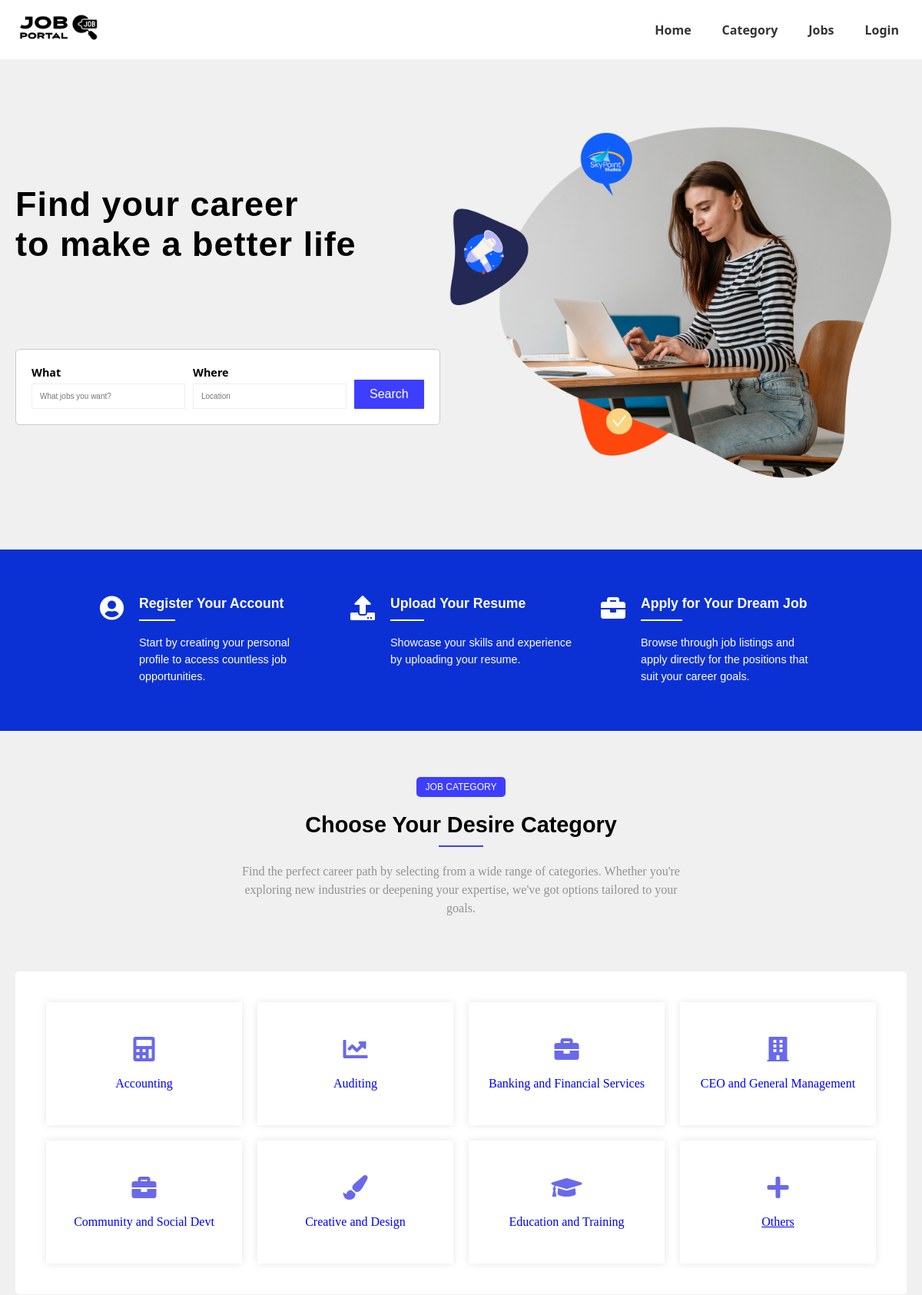
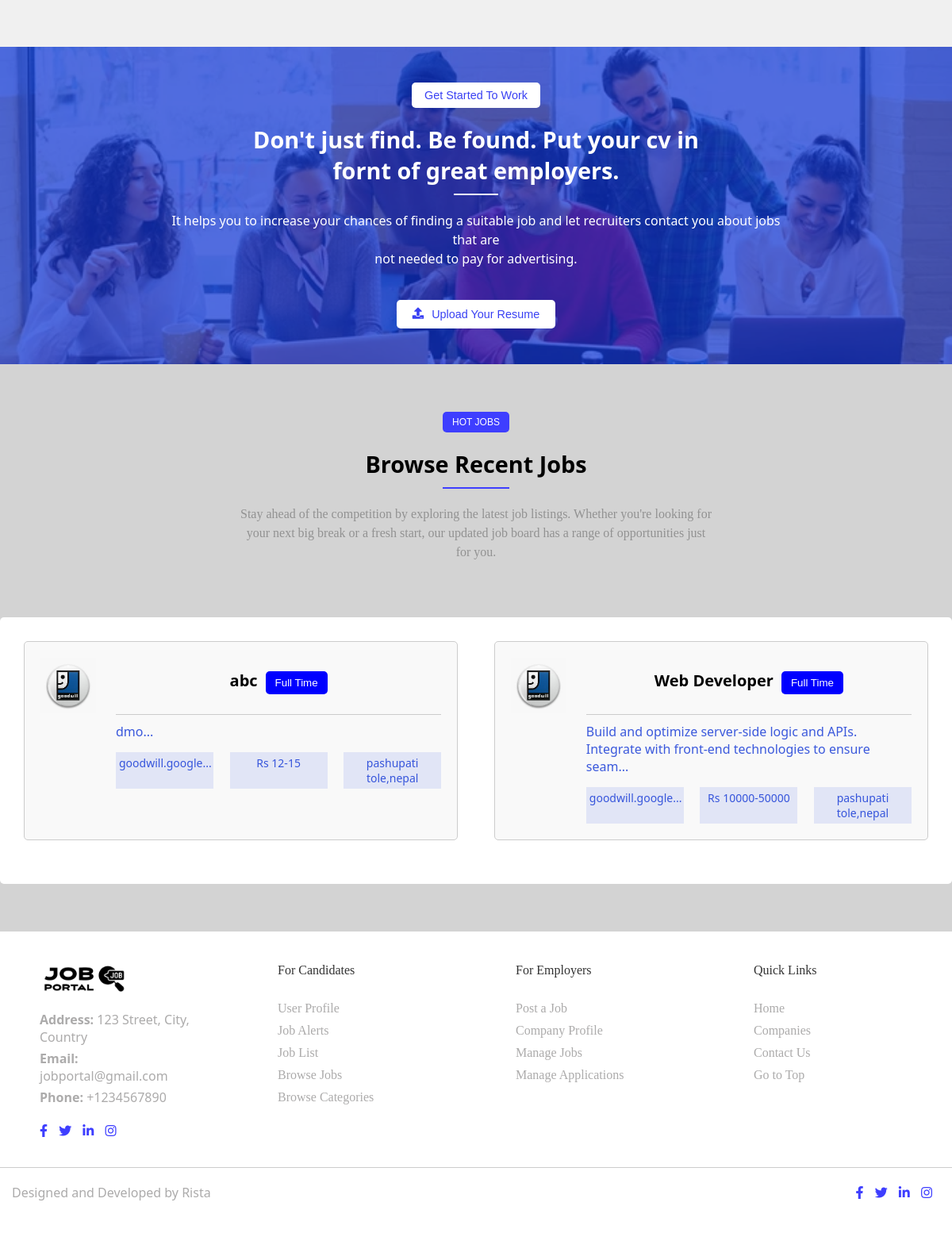
The page / on the database its author committed (2 pictures, top to bottom).
### tables this page shows
CREATE TABLE `jobs` (
  `id` int(11) NOT NULL,
  `title` varchar(20) NOT NULL,
  `city` varchar(256) NOT NULL,
  `company_name` varchar(20) NOT NULL,
  `type` varchar(20) NOT NULL,
  `category` varchar(20) NOT NULL,
  `gender` varchar(20) NOT NULL,
  `job_vacancy` int(11) NOT NULL,
  `salary_from` int(11) NOT NULL,
  `salary_to` int(11) NOT NULL,
  `shift` varchar(20) NOT NULL,
  `posted_date` date NOT NULL,
  `expiry_date` date NOT NULL,
  `career_level` varchar(20) NOT NULL,
  `salary_period` varchar(20) NOT NULL,
  `degree_level` varchar(20) NOT NULL,
  `functional_area` varchar(20) NOT NULL,
  `skills` longtext NOT NULL,
  `job_desc` longtext NOT NULL,
  `Rname` varchar(20) NOT NULL,
  `Remail` varchar(20) NOT NULL,
  `min_experience` int(11) NOT NULL,
  `max_experience` int(11) NOT NULL
);

CREATE TABLE `company` (
  `companyid` int(11) NOT NULL,
  `name` varchar(20) NOT NULL,
  `email` varchar(20) NOT NULL,
  `password` varchar(100) NOT NULL,
  `logo` blob NOT NULL,
  `website` varchar(20) NOT NULL,
  `fax_no` varchar(20) NOT NULL,
  `company_ceo` varchar(20) NOT NULL,
  `established_in` varchar(10) NOT NULL,
  `industry` varchar(20) NOT NULL,
  `no_of_office` varchar(20) NOT NULL,
  `company_details` varchar(255) NOT NULL,
  `aboutus` varchar(225) NOT NULL,
  `country` varchar(20) NOT NULL,
  `state` varchar(20) NOT NULL,
  `city` varchar(20) NOT NULL,
  `location` varchar(20) NOT NULL,
  `fb_url` varchar(30) NOT NULL,
  `linkedin_url` varchar(30) NOT NULL,
  `twitter_url` varchar(30) NOT NULL,
  `goggle_url` varchar(30) NOT NULL,
  `create_datetime` datetime(6) NOT NULL
);

### index.php (the view, shortened to what this page needs)
<?php include 'Assets/header.php';
include 'Config/dbconnect.php';
$sql = "SELECT category FROM categories ORDER BY id ASC LIMIT 7";
$result = $conn->query($sql);
$categories = [];
if ($result->num_rows > 0) {
    while ($row = $result->fetch_assoc()) {
        $categories[] = $row['category'];
    }
}
$sql1 = "SELECT * FROM jobs ORDER BY CASE WHEN expiry_date >= CURDATE() THEN 0 ELSE 1 END, expiry_date ASC LIMIT 2";
$result1 = $conn->query($sql1);
?>
<section class="hero">
    <div class="hero-container">
        <div class="hero-left">
            <div class="hero-text">
                <h1>Find your career <br> to make a better life</h1>
            </div>
            <form action="job.php">
                <div class="search-box">
                    <div class="input-group">
                        <label for="what">What</label>
                        <input type="text" id="what" placeholder="What jobs you want?" class="search-input">
                    </div>
                    <div class="input-group">
                        <label for="where">Where</label>
                        <input type="text" id="where" placeholder="Location" class="search-input">
                    </div>
                    <button class="search-button">Search</button>
                </div>
            </form>
        </div>
        <div class="hero-image">
            <img src="Banners/banner1.png" alt="Career Image">
        </div>
    </div>
</section>
<section class="steps-container">
    <div class="step">
        <i class="fa fa-user-circle" aria-hidden="true"></i>
        <div class="step-text">
            <h2>Register Your Account</h2>
            <p>Start by creating your personal profile to access countless job opportunities.</p>
        </div>
    </div>
    <div class="step">
        <i class="fa fa-upload" aria-hidden="true"></i>
        <div class="step-text">
            <h2>Upload Your Resume</h2>
            <p>Showcase your skills and experience by uploading your resume.</p>
        </div>
    </div>
    <div class="step">
        <i class="fa fa-briefcase" aria-hidden="true"></i>
        <div class="step-text">
            <h2>Apply for Your Dream Job</h2>
            <p>Browse through job listings and apply directly for the positions
                that suit your career goals.</p>
        </div>
    </div>
</section>
<section class="category-section">
    <a href="category.php" style="text-decoration: none;">
        <button class="category-button">JOB CATEGORY</button>
    </a>
    <h2 class="category-heading">Choose Your Desire Category</h2>
    <p class="category-paragraph">
        Find the perfect career path by selecting from a wide range of categories. Whether you're exploring new
        industries or deepening your expertise, we've got options tailored to your goals.
    </p>
    <div class="category-box-container">
        <?php
            foreach ($categories as $category) {
                $icon = 'fa-briefcase';
                switch ($category) {
                    case 'Accounting':
                        $icon = 'fa-calculator';
                        break;
                    case 'Auditing':
                        $icon = 'fa-chart-line';
                        break;
                    case 'CEO and General Management':
                        $icon = 'fa-building';
                        break;
                    case 'Creative and Design':
                        $icon = 'fa-paint-brush';
                        break;
                    case 'Education and Training':
                        $icon = 'fa-graduation-cap';
                        break;
                }
        echo '<div class="category-box">';
        echo '<a href="category.php?category=' . urlencode($category) . '" style="text-decoration: none;">';
        echo '<i class="fa ' . $icon . '" aria-hidden="true"></i>';
        echo '<p>' . htmlspecialchars($category) . '</p>';
        echo '</div>';
    }
    ?>
        <div class="category-box">
            <i class="fa fa-plus" aria-hidden="true"></i>
            <p><a href="category.php">Others</a></p>
        </div>
    </div>
</section>
<section class="banner-section">
    <div class="banner-overlay">
        <button class="get-started-button" disabled>Get Started To Work</button>
        <h2 class="banner-heading">Don't just find. Be found. Put your cv in <br> fornt of great employers.</h2>
        <p class="banner-paragraph">It helps you to increase your chances of finding a suitable job and
            let recruiters contact you about jobs that are <br>not needed to pay for advertising.
        </p>
        <a href="login.php" style="text-decoration: none;">
            <button class="upload-cv-button">
                <i class="fa fa-upload" aria-hidden="true"></i>Upload Your Resume
            </button>
        </a>
    </div>
</section>
<section class="hot-jobs-section">
    <div class="container">
        <button class="hot-jobs-button" disabled>HOT JOBS</button>
        <h2 class="recent-jobs-heading">Browse Recent Jobs</h2>
        <p class="recent-jobs-paragraph">
            Stay ahead of the competition by exploring the latest job listings. Whether you're looking for your next
            big break or a fresh start, our updated job board has a range of opportunities just for you.
        </p>
        <div class="category-box-container">
            <div class="job-listings">
                <?php
if ($result1->num_rows > 0) {
    while($row = $result1->fetch_assoc()) {
        $company_id = $row['company_name'];
        $company_sql = "SELECT * FROM company WHERE name = '$company_id'";
        $company_result = $conn->query($company_sql);
        $company = $company_result->fetch_assoc();
        echo '<div class="job" onclick="window.location.href=\'job_details.php?id='.$row['id'].'\'">';
        echo '<div class="img-logo">';
        echo '<img src="uploads/' . $company['logo'] . '" alt="Company Logo" class="company-logo">';
        echo '</div>';
        echo '<div class="job-details">';
        echo '<span class="job-title">' . $row['title'] . '</span>';
        echo '<button class="job-type">' . ucfirst($row['type']) . '</button>';
        echo '<hr class="divider">';
        echo '<p class="job-description">' . substr($row['job_desc'], 0, 100) . '...</p>';
        echo '<div class="job-info">';
        echo '<p class="info-box">' . substr($company['website'], 0, 15) . '...</p>';
        echo '<div class="info-box">Rs ' . $row['salary_from'] . "-" . $row['salary_to'] . '</div>';
        echo '<div class="info-box">' . $company['location'] . "," . $company['country'] . '</div>';
        echo '</div>';
        echo '</div>';
        echo '</div>';
    }
} else {
    echo '<p>No job listings available at the moment.</p>';
}
?>
            </div>
        </div>
    </div>
</section>
<?php include 'Assets/footer.php'; ?>
</body>
</html>

### Assets/header.php (shortened to what this page needs)
<!DOCTYPE html>
<html lang="en">
<head>
    <link rel="stylesheet" href="css/index.css">
    <link rel="stylesheet" href="css/Navigation.css">
    <link rel="stylesheet" href="css/footer.css">
    <link rel="stylesheet" href="https://cdnjs.cloudflare.com/ajax/libs/font-awesome/5.15.4/css/all.min.css">
</head>
<body>
    <nav class="navbar">
        <div class="navbar-container">
            <div class="logo">
                <a href="http://localhost/JobPortal/index.php"><img src="http://localhost/JobPortal/Logo/logo3.png"
                        alt="Logo"></a>
            </div>
            <ul class="nav-links">
                <li><a href="index.php">Home</a></li>
                <li><a href="category.php">Category</a></li>
                <li><a href="job.php">Jobs</a></li>
                <li><a href=" login.php">Login</a></li>
            </ul>
        </div>
    </nav>

### Assets/footer.php
<footer class="footer">
    <div class="container">
        <div class="footer-row">
            <div class="footer-column">
                <img style="height: 40px;" src="http://localhost/JobPortal/Logo/logo3.png" alt="Logo">
                <p><strong>Address: </strong> 123 Street, City, Country</p>
                <p><strong>Email: </strong>jobportal@gmail.com</p>
                <p><strong>Phone: </strong> +1234567890</p>
                <div class="social-icons" style="margin-top:20px;">
                    <a href="#"><i class="fab fa-facebook-f"></i></a>
                    <a href="#"><i class="fab fa-twitter"></i></a>
                    <a href="#"><i class="fab fa-linkedin-in"></i></a>
                    <a href="#"><i class="fab fa-instagram"></i></a>
                </div>
            </div>
            <div class="footer-column">
                <h3>For Candidates</h3>
                <ul>
                    <li><a href="#">User Profile</a></li>
                    <li><a href="#">Job Alerts</a></li>
                    <li><a href="#">Job List</a></li>
                    <li><a href="#">Browse Jobs</a></li>
                    <li><a href="#">Browse Categories</a></li>
                </ul>
            </div>
            <div class="footer-column">
                <h3>For Employers</h3>
                <ul>
                    <li><a href="#">Post a Job</a></li>
                    <li><a href="#">Company Profile</a></li>
                    <li><a href="#">Manage Jobs</a></li>
                    <li><a href="#">Manage Applications</a></li>
                </ul>
            </div>
            <div class="footer-column">
                <h3>Quick Links</h3>
                <ul>
                    <li><a href="#">Home</a></li>
                    <li><a href="#">Companies</a></li>
                    <li><a href="#">Contact Us</a></li>
                    <li><a href="#">Go to Top</a></li>
                </ul>
            </div>
        </div>
        <hr>
        <div class="footer-bottom">
            <p>Designed and Developed by Rista</p>
            <div class="social-icons">
                <a href="#"><i class="fab fa-facebook-f"></i></a>
                <a href="#"><i class="fab fa-twitter"></i></a>
                <a href="#"><i class="fab fa-linkedin-in"></i></a>
                <a href="#"><i class="fab fa-instagram"></i></a>
            </div>
        </div>
    </div>
</footer>

### css/Navigation.css (style rules this page uses)
* { margin: 0; padding: 0; box-sizing: border-box; }
body { font-family: 'Segoe UI', Tahoma, Geneva, Verdana, sans-serif; }
.navbar { background-color: white; padding: 1em 0; box-shadow: 0 2px 4px rgba(0, 0, 0, 0.1); }
.navbar-container { display: flex; justify-content: space-between; align-items: center; max-width: 1200px; margin: 0 auto; padding: 0 20px; }
.logo img { height: 40px; }
.nav-links { list-style: none; display: flex; }
.nav-links li { margin-left: 20px; }
.nav-links a { color: #333; text-decoration: none; font-weight: bold; padding: 5px 10px; border-radius: 4px; transition: color 0.3s; }

### css/footer.css (style rules this page uses)
.footer { background-color: white; color: #333; padding: 40px 0; }
.container { max-width: 1300px; margin: 0 auto; }
.footer-row { display: flex; justify-content: space-between; align-items: flex-start; flex-wrap: wrap; }
.footer-column { flex: 1 1 25%; margin-bottom: 30px; padding: 0 50px; }
.footer-column img { max-width: 100%; margin-bottom: 15px; }
.footer-column p { color: rgb(172, 171, 171); margin-bottom: 5px; }
.footer-column h3 { font-size: 1em; margin-bottom: 30px; font-family: Verdana; font-weight: normal; }
.footer-column ul { list-style-type: none; padding: 0; }
.footer-column ul li { margin-bottom: 10px; }
.footer-column ul li a { color: #333; text-decoration: none; display: block; position: relative; color: rgb(172, 171, 171); font-family: Georgia; }
.footer-bottom { display: flex; justify-content: space-between; align-items: center; margin-top: 20px; padding: 0 15px; }
.footer-bottom p { color: rgb(172, 171, 171); }
.social-icons a { color: rgb(62, 62, 255); font-size: 1em; margin-right: 10px; }
hr { border: none; border-top: 1px solid #ccc; width: 100%; margin: 5px 0; }

### rows shown on the page
jobs: company.logo (picture), title "abc", type "Full Time", job_desc "dmo", company.website "goodwill.google", salary_from "12", salary_to "15", company.location "pashupati tole", company.country "nepal"
jobs: company.logo (picture), title "Web Developer", type "Full Time", job_desc "Build and optimize server-side logic and APIs. Integrate with front-end technologies to ensure seam", company.website "goodwill.google", salary_from "10000", salary_to "50000", company.location "pashupati tole", company.country "nepal"

### other values the page prints
$category "Accounting"
$category "Auditing"
$category "Banking and Financial Services"
$category "CEO and General Management"
$category "Community and Social Devt"
$category "Creative and Design"
$category "Education and Training"
